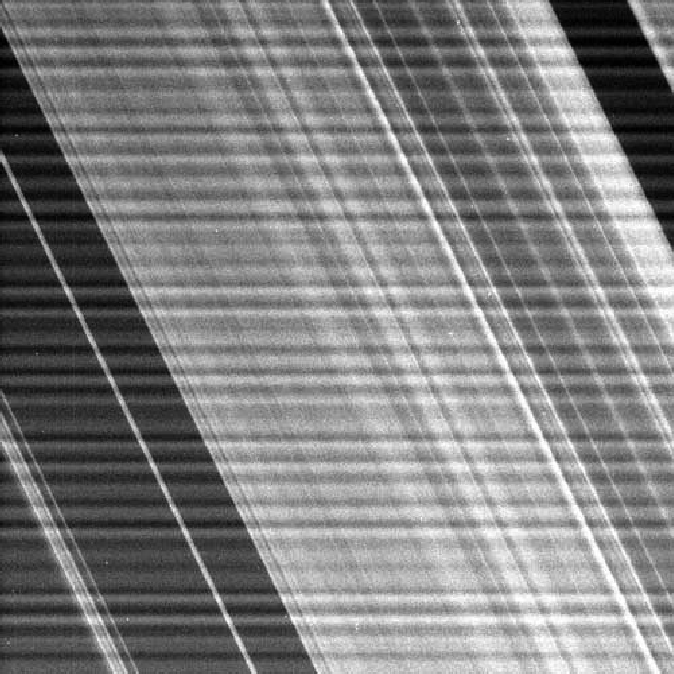
%> input picture Images/cassini.tif, 674 x 674 px
$ octave laplace.m   (GNU Octave 9; MATLAB toolbox functions it lacks are replaced by stand-ins)
%> lines starting %> are read from the running program, lines starting %| are printed output that depends on the picture
image = imread(input('Enter file name'));
%> the answer given: 'Images/cassini.tif'
%> image is the input picture: size 674x674 uint8; min 0, max 255, mean 127.9
figure(1);
imshow(image,[]);

laplacian = [0 1 0;1 -4 1;0 1 0];

filtered  = imfilter(image,laplacian);
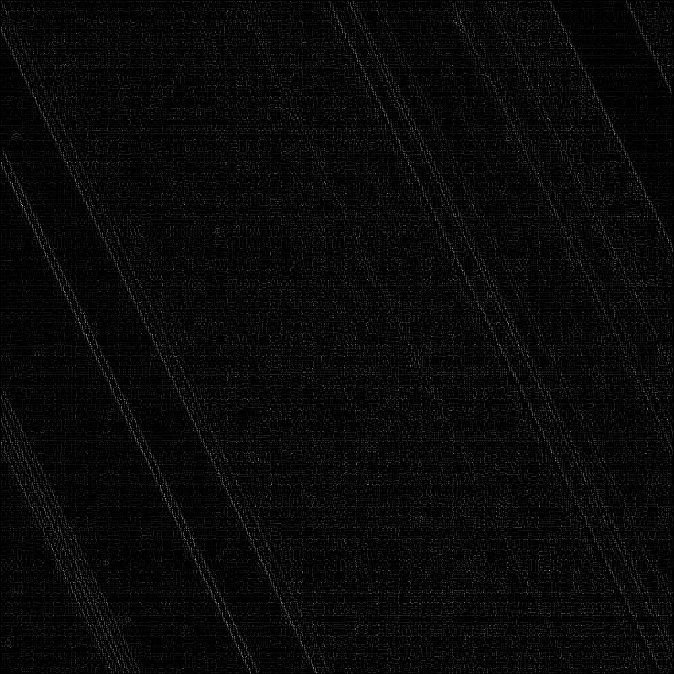
%> filtered: size 674x674 uint8; min 0, max 186, mean 8
figure(2);
imshow(filtered);
figure(3);
imshow(filtered,[]);

sharpened1 = image - filtered;
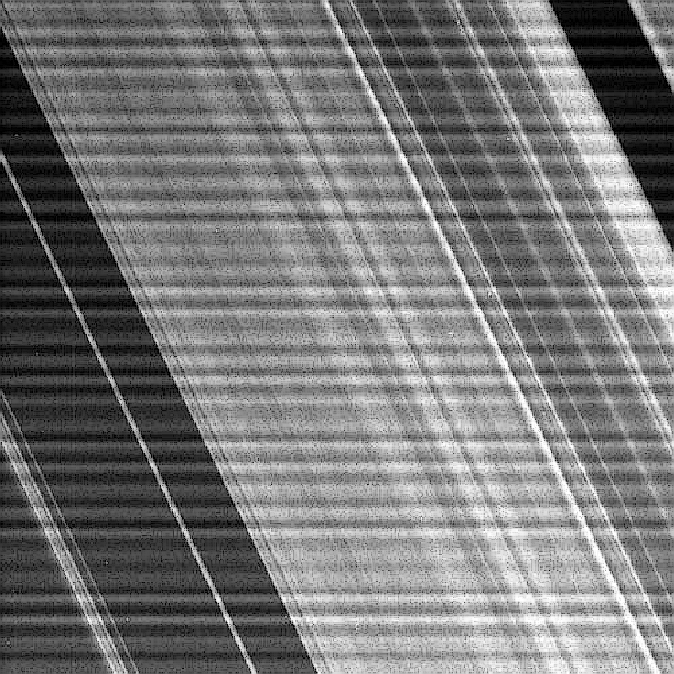
%> sharpened1: size 674x674 uint8; min 0, max 255, mean 120.1
figure(4);
imshow(sharpened1,[]);

laplacian_diag = [1 1 1 ;1 -8 1;1 1 1];
filtered1 = imfilter(image,laplacian_diag);
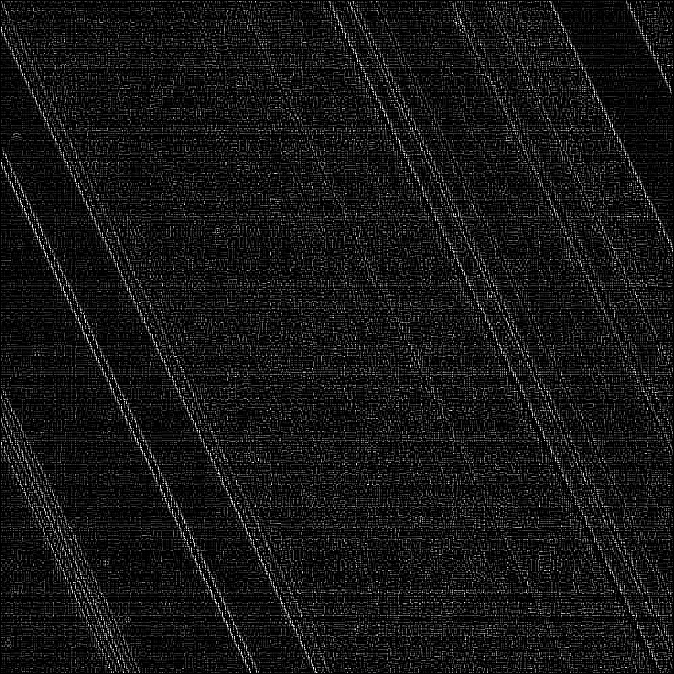
%> filtered1: size 674x674 uint8; min 0, max 255, mean 21.3

sharpened2 = image - filtered1;
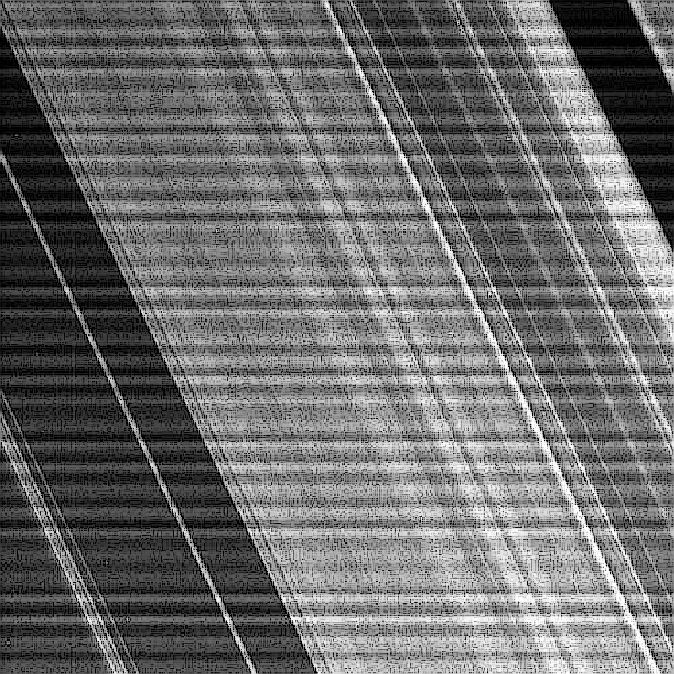
%> sharpened2: size 674x674 uint8; min 0, max 255, mean 108.5

figure(5);
imshow(sharpened2,[]);


sobel_filter = [-1 0 1;-2 0 2;-1 0 1];
filtered2 = imfilter(image,sobel_filter);
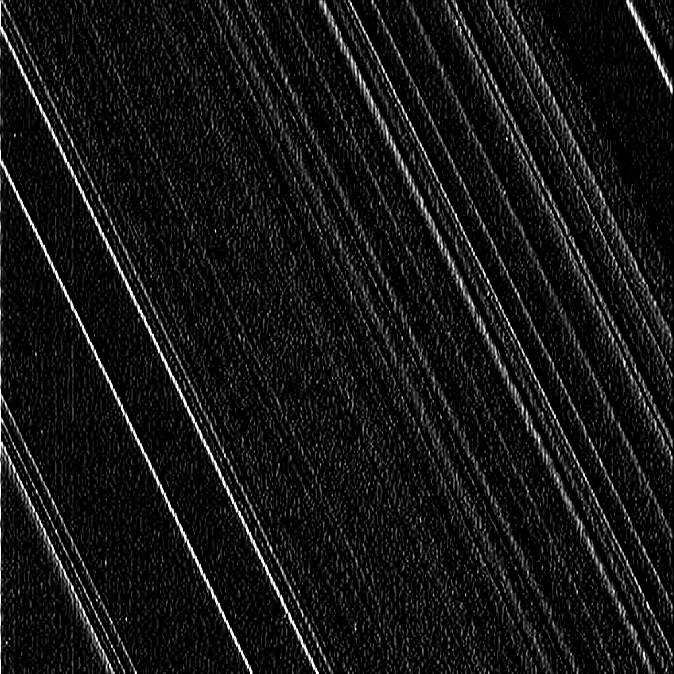
%> filtered2: size 674x674 uint8; min 0, max 255, mean 20.6
figure(6);
imshow(filtered2,[]);

$ run again, on Images/washed_airstrip.tif
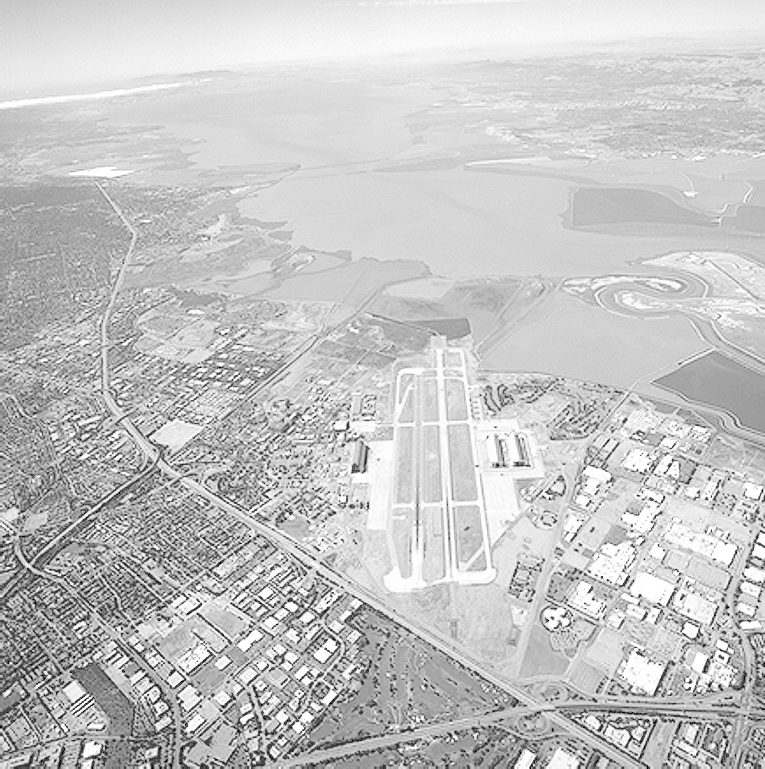
%> input picture Images/washed_airstrip.tif, 765 x 769 px
%> image is the input picture: size 769x765 uint8; min 0, max 255, mean 197.1
%> `sharpened2 = image - filtered1;`:
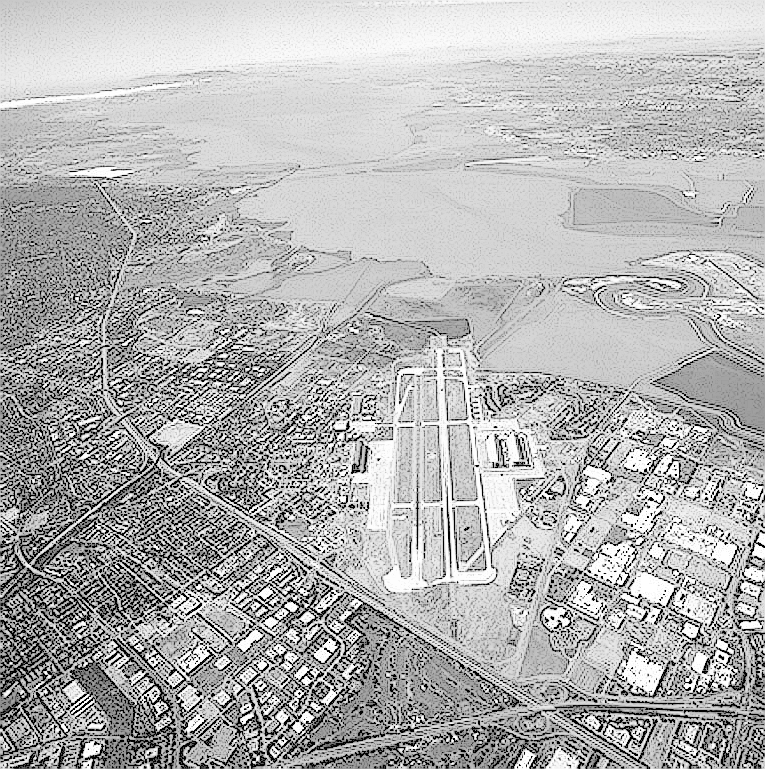
%> sharpened2: size 769x765 uint8; min 0, max 255, mean 177.7
%> `filtered2 = imfilter(image,sobel_filter);`:
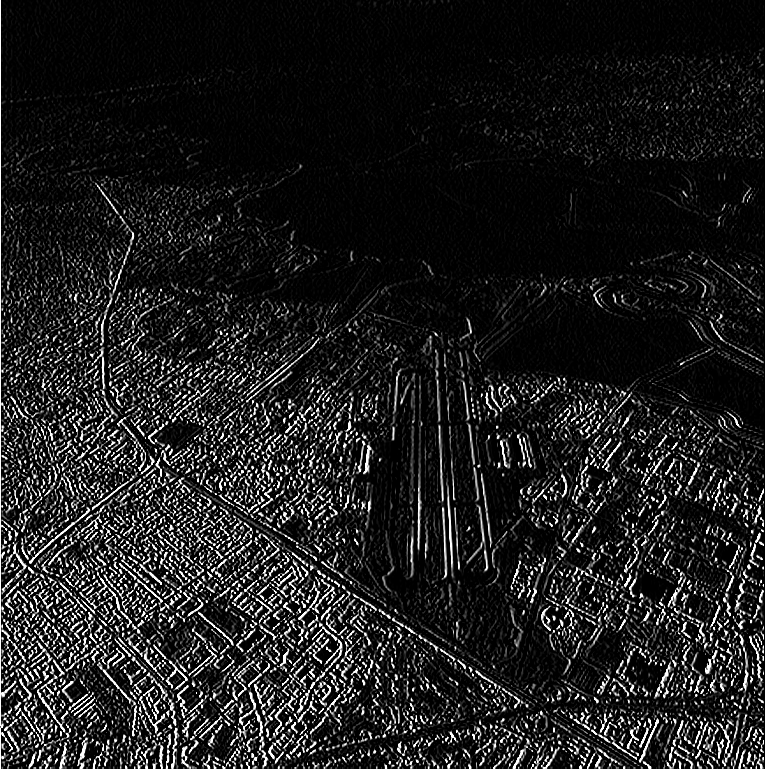
%> filtered2: size 769x765 uint8; min 0, max 255, mean 30.4
